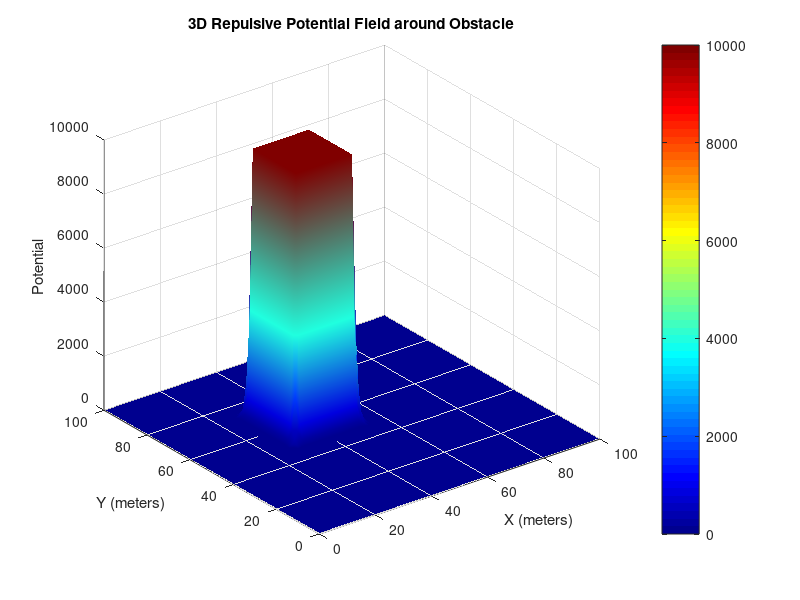

MATLAB code to generate this figure:
% Programmed By Sravanth Chowdary Potluri und5uv

x_range = 0:1:100;
y_range = 0:1:100;
[X, Y] = meshgrid(x_range, y_range);

obs_x = [30, 50, 50, 30, 30];
obs_y = [50, 50, 70, 70, 50];

K_rep = 10000;
D0 = 10;
max_potential = 10000;

U_rep = zeros(size(X));

xmin = min(obs_x);
xmax = max(obs_x);
ymin = min(obs_y);
ymax = max(obs_y);

for i = 1:size(X,1)
    for j = 1:size(X,2)
        x = X(i,j);
        y = Y(i,j);
        
        if (x >= xmin && x <= xmax) && (y >= ymin && y <= ymax)
            U_rep(i,j) = max_potential;
        else
            dx = max([xmin - x, 0, x - xmax]);
            dy = max([ymin - y, 0, y - ymax]);
            dist = sqrt(dx^2 + dy^2);
            
            if dist <= D0
                U_rep(i,j) = 0.5 * K_rep * (1/dist - 1/D0)^2;
            else
                U_rep(i,j) = 0;
            end
        end
    end
end

figure;
surf(X, Y, U_rep);
title('3D Repulsive Potential Field around Obstacle');
xlabel('X (meters)');
ylabel('Y (meters)');
zlabel('Potential');
shading interp;
colormap jet;
colorbar;
